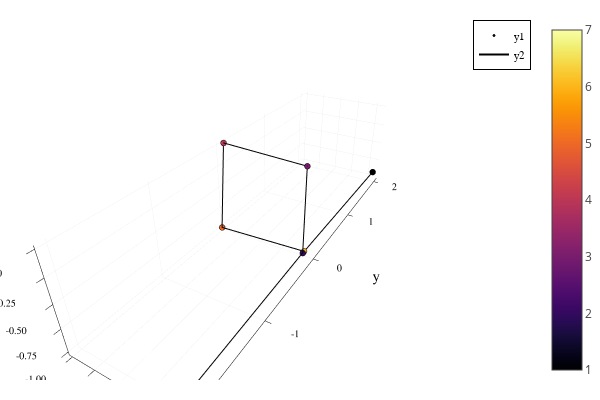

Here is the notebook cell this chart was saved with:
### Code cell
p = plot()
dihedralRotate!(newQ,diheds[idxs[n+1]],angles[idxs[n+1]])
newQ = moveBeforeDihedral(newQ,diheds[idxs[n+1]])
plotChain!(newQ,"lightBlue")
display(p)

### Figure 1 — Plotly figure (JSON) as saved in the notebook; plotly's stock layout.template omitted (floating-point values rounded to 4 significant figures; data arrays with more than 128 entries replaced by an {"elided": "..."} marker saying what was removed)
{"data": [{"colorbar": {"title": ""}, "legendgroup": "y1", "marker": {"color": "rgba(0, 0, 4, 1.000)", "line": {"color": "rgba(0, 0, 0, 1.000)", "width": 1}, "size": 2, "symbol": "circle"}, "mode": "markers", "name": "y1", "showlegend": true, "type": "scatter3d", "x": [0.08955], "xaxis": "x1", "y": [2.0], "yaxis": "y1", "z": [-0.8955], "zmax": 7, "zmin": 1}, {"colorbar": {"title": ""}, "legendgroup": "y1", "marker": {"color": "rgba(51, 10, 94, 1.000)", "line": {"color": "rgba(0, 0, 0, 1.000)", "width": 1}, "size": 2, "symbol": "circle"}, "mode": "markers", "name": "y1", "showlegend": false, "type": "scatter3d", "x": [3.239e-78], "xaxis": "x1", "y": [5.148e-85], "yaxis": "y1", "z": [-1.005], "zmax": 7, "zmin": 1}, {"colorbar": {"title": ""}, "legendgroup": "y1", "marker": {"color": "rgba(120, 28, 109, 1.000)", "line": {"color": "rgba(0, 0, 0, 1.000)", "width": 1}, "size": 2, "symbol": "circle"}, "mode": "markers", "name": "y1", "showlegend": false, "type": "scatter3d", "x": [0], "xaxis": "x1", "y": [0], "yaxis": "y1", "z": [0], "zmax": 7, "zmin": 1}, {"colorbar": {"title": ""}, "legendgroup": "y1", "marker": {"color": "rgba(187, 55, 85, 1.000)", "line": {"color": "rgba(0, 0, 0, 1.000)", "width": 1}, "size": 2, "symbol": "circle"}, "mode": "markers", "name": "y1", "showlegend": false, "type": "scatter3d", "x": [-0.9974], "xaxis": "x1", "y": [0.0725], "yaxis": "y1", "z": [7.639e-08], "zmax": 7, "zmin": 1}, {"colorbar": {"title": ""}, "legendgroup": "y1", "marker": {"color": "rgba(237, 105, 37, 1.000)", "line": {"color": "rgba(0, 0, 0, 1.000)", "width": 1}, "size": 2, "symbol": "circle"}, "mode": "markers", "name": "y1", "showlegend": false, "type": "scatter3d", "x": [-1.005], "xaxis": "x1", "y": [-0.02869], "yaxis": "y1", "z": [-0.9999], "zmax": 7, "zmin": 1}, {"colorbar": {"title": ""}, "legendgroup": "y1", "marker": {"color": "rgba(252, 181, 25, 1.000)", "line": {"color": "rgba(0, 0, 0, 1.000)", "width": 1}, "size": 2, "symbol": "circle"}, "mode": "markers", "name": "y1", "showlegend": false, "type": "scatter3d", "x": [-0.001639], "xaxis": "x1", "y": [0.033], "yaxis": "y1", "z": [-1.003], "zmax": 7, "zmin": 1}, {"colorbar": {"title": ""}, "legendgroup": "y1", "marker": {"color": "rgba(252, 255, 164, 1.000)", "line": {"color": "rgba(0, 0, 0, 1.000)", "width": 1}, "size": 2, "symbol": "circle"}, "mode": "markers", "name": "y1", "showlegend": false, "type": "scatter3d", "x": [0.01201], "xaxis": "x1", "y": [-1.972], "yaxis": "y1", "z": [-1.003], "zmax": 7, "zmin": 1}, {"colorbar": {"title": ""}, "hoverinfo": "none", "marker": {"cmax": 7, "cmin": 1, "color": [0.5], "colorscale": {"elided": "256x2 mixed values"}, "opacity": 0, "showscale": true, "size": 0}, "mode": "markers", "name": "y1", "showlegend": false, "type": "scatter3d", "x": [0.08955], "xaxis": "x1", "y": [2.0], "yaxis": "y1", "z": [-0.8955], "zmax": 7, "zmin": 1}, {"colorbar": {"title": ""}, "legendgroup": "y2", "line": {"color": "rgba(0, 0, 0, 1.000)", "dash": "solid", "shape": "linear", "width": 2}, "mode": "lines", "name": "y2", "showlegend": true, "type": "scatter3d", "x": [0.08955, 3.239e-78, 0, -0.9974, -1.005, -0.001639, 0.01201], "xaxis": "x1", "y": [2.0, 5.148e-85, 0, 0.0725, -0.02869, 0.033, -1.972], "yaxis": "y1", "z": [-0.8955, -1.005, 0, 7.639e-08, -0.9999, -1.003, -1.003], "zmax": 7, "zmin": 1}], "layout": {"annotations": [], "height": 400, "legend": {"bgcolor": "rgba(255, 255, 255, 1.000)", "bordercolor": "rgba(0, 0, 0, 1.000)", "borderwidth": 1, "font": {"color": "rgba(0, 0, 0, 1.000)", "family": "sans-serif", "size": 11}, "tracegroupgap": 0, "traceorder": "normal", "x": 1, "xanchor": "auto", "y": 1, "yanchor": "auto"}, "margin": {"b": 20, "l": 0, "r": 0, "t": 20}, "paper_bgcolor": "rgba(255, 255, 255, 1.000)", "plot_bgcolor": "rgba(255, 255, 255, 1.000)", "scene": {"camera": {"eye": {"x": 1.126, "y": -1.95, "z": 1.3}}, "xaxis": {"anchor": "y1", "domain": [0.06165, 0.9934], "gridcolor": "rgba(0, 0, 0, 0.100)", "gridwidth": 0.5, "linecolor": "rgba(0, 0, 0, 1.000)", "mirror": false, "range": [-1.038, 0.1224], "showgrid": true, "showline": true, "showticklabels": true, "tickangle": 0, "tickcolor": "rgb(0, 0, 0)", "tickfont": {"color": "rgba(0, 0, 0, 1.000)", "family": "sans-serif", "size": 11}, "tickmode": "array", "ticks": "inside", "ticktext": ["-1.00", "-0.75", "-0.50", "-0.25", "0.00"], "tickvals": [-1, -0.75, -0.5, -0.25, 0], "title": "x", "titlefont": {"color": "rgba(0, 0, 0, 1.000)", "family": "sans-serif", "size": 15}, "type": "-", "visible": true, "zeroline": false, "zerolinecolor": "rgba(0, 0, 0, 1.000)"}, "yaxis": {"anchor": "x1", "domain": [0.07581, 0.9902], "gridcolor": "rgba(0, 0, 0, 0.100)", "gridwidth": 0.5, "linecolor": "rgba(0, 0, 0, 1.000)", "mirror": false, "range": [-2.091, 2.119], "showgrid": true, "showline": true, "showticklabels": true, "tickangle": 0, "tickcolor": "rgb(0, 0, 0)", "tickfont": {"color": "rgba(0, 0, 0, 1.000)", "family": "sans-serif", "size": 11}, "tickmode": "array", "ticks": "inside", "ticktext": ["-2", "-1", "0", "1", "2"], "tickvals": [-2, -1, 0, 1, 2], "title": "y", "titlefont": {"color": "rgba(0, 0, 0, 1.000)", "family": "sans-serif", "size": 15}, "type": "-", "visible": true, "zeroline": false, "zerolinecolor": "rgba(0, 0, 0, 1.000)"}, "zaxis": {"gridcolor": "rgba(0, 0, 0, 0.100)", "gridwidth": 0.5, "linecolor": "rgba(0, 0, 0, 1.000)", "mirror": false, "range": [-1.035, 0.03015], "showgrid": true, "showline": true, "showticklabels": true, "tickangle": 0, "tickcolor": "rgb(0, 0, 0)", "tickfont": {"color": "rgba(0, 0, 0, 1.000)", "family": "sans-serif", "size": 11}, "tickmode": "array", "ticks": "inside", "ticktext": ["-1.00", "-0.75", "-0.50", "-0.25", "0.00"], "tickvals": [-1, -0.75, -0.5, -0.25, 0], "title": "z", "titlefont": {"color": "rgba(0, 0, 0, 1.000)", "family": "sans-serif", "size": 15}, "type": "-", "visible": true, "zeroline": false, "zerolinecolor": "rgba(0, 0, 0, 1.000)"}}, "showlegend": true, "width": 600}}
